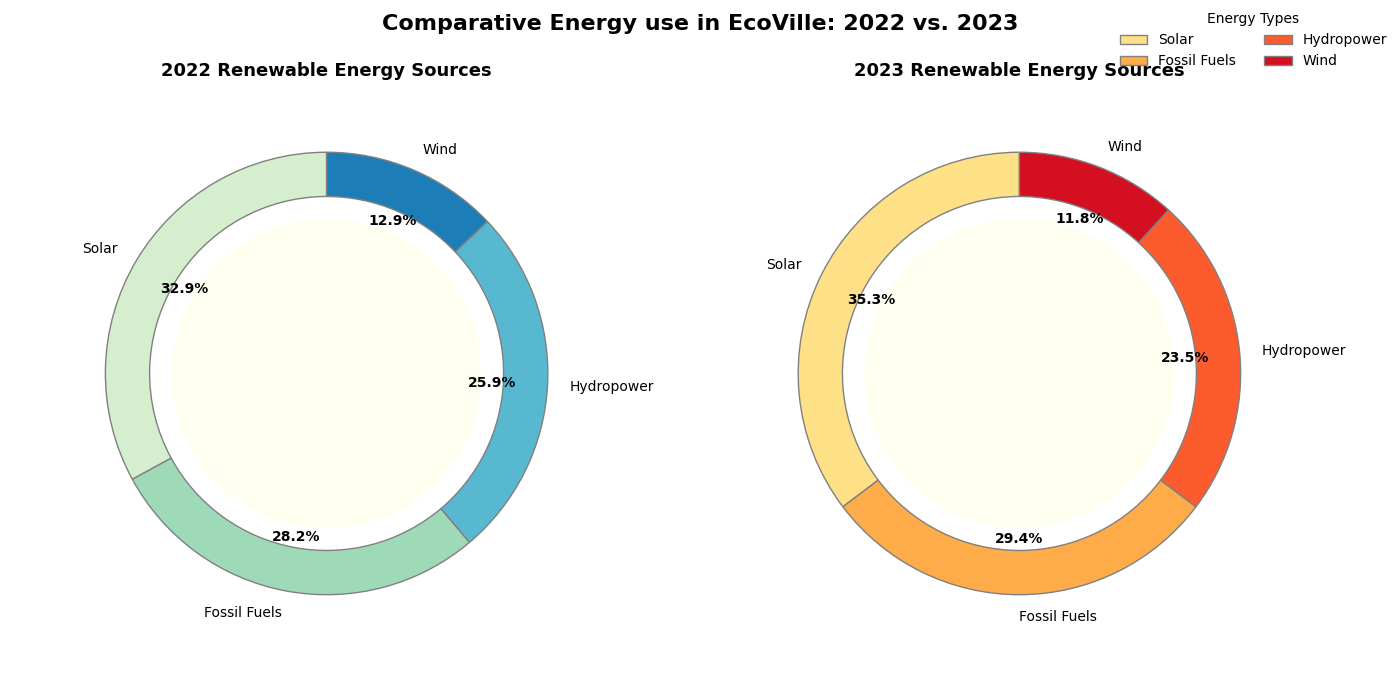

Write the Python code that produced this figure.
import matplotlib.pyplot as plt
import matplotlib.cm as cm
import numpy as np

energy_sources = ['Hydropower', 'Wind', 'Fossil Fuels', 'Solar']
consumption_2023 = [30, 25, 20, 10]
consumption_2022 = [28, 24, 22, 11]

gradients = [cm.get_cmap('YlOrRd')(np.linspace(0.2, 0.8, len(energy_sources))),
             cm.get_cmap('GnBu')(np.linspace(0.2, 0.8, len(energy_sources)))]

fig, axs = plt.subplots(1, 2, figsize=(14, 7))
fig.suptitle("Comparative Energy use in EcoVille: 2022 vs. 2023", fontsize=16, fontweight='bold', y=0.98)

# Reverse the order of the data to swap the subplots
for ax, consumption, year, gradient in zip(axs, [consumption_2022, consumption_2023], [2022, 2023], gradients[::-1]):
    wedges, texts, autotexts = ax.pie(
        consumption, 
        labels=['Solar', 'Fossil Fuels', 'Hydropower', 'Wind'],  # Shuffled labels
        autopct='%1.1f%%', 
        startangle=90,  # Changed start angle
        colors=[gradient[i] for i in range(len(energy_sources))],
        wedgeprops=dict(width=0.2, edgecolor='gray'),  # Altered wedge width and edgecolor
        pctdistance=0.75  # Changed percentage distance
    )
    
    plt.setp(autotexts, size=10, weight="bold", color='black')  # Altered auto text style
    
    centre_circle = plt.Circle((0, 0), 0.70, fc='ivory')  # Changed center circle color
    ax.add_artist(centre_circle)

    ax.set_title(f"{year} Renewable Energy Sources", fontsize=13, fontweight='bold', pad=15)

fig.legend(wedges, ['Solar', 'Fossil Fuels', 'Hydropower', 'Wind'], title="Energy Types", loc="upper right", frameon=False, ncol=2)

plt.tight_layout(rect=[0, 0.05, 1, 0.95])
plt.show()
